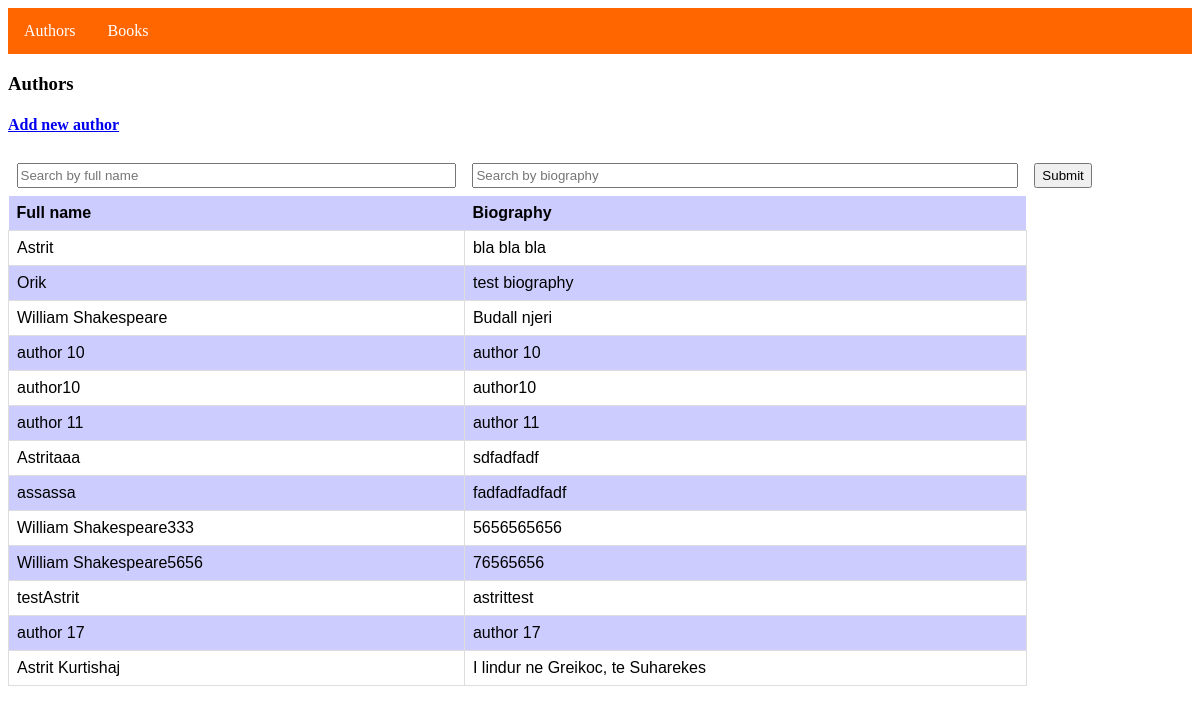
Screenshot of /authors/ with the database file from the repository.
### authors/models.py (models this page shows, shortened)
class Author(models.Model):
    full_name = models.CharField(max_length=300)
    biography = models.TextField()

### authors/views.py (the view)
# urls.py: path('', views.HomeView.as_view(), name="home"),
class HomeView(generic.ListView):
    model = Author
    template_name = 'authors/home.html'
    context_object_name = 'authors'
    def get_queryset(self):
        fields = {'full_name': 'full_name__icontains'}
        kwargs = {fields[name]: value for name, value in self.request.GET.items() if name in fields and value}
        return self.model.objects.filter(**kwargs) if kwargs else self.model.objects.all()

### authors/templates/authors/home.html (shortened to what this page needs)
{% extends 'base.html' %}
{% block content %}
    <h3>Authors</h3>
    <h4><a href="{% url 'authors:create' %}">Add new author</a></h4>
    <table>
         <tr class="filter">
            <form action="{% url 'authors:home' %}">
                <th><input type="text" name="full_name" placeholder="Search by full name"></th>
                <th><input type="text" name="biography" placeholder="Search by biography"></th>
                <th><input type="submit"></th>
            </form>
        </tr>
        <tr class="filter">
            <th>Full name</th>
            <th>Biography</th>
        </tr>
        {% for author in authors %}
        <tr>
            <td>{{ author.full_name }}</td>
            <td>{{ author.biography }}</td>
        </tr>
        {% endfor %}
    </table>
{% endblock %}

### library/static/css/style.css (style rules this page uses)
table { font-family: arial, sans-serif; border-collapse: collapse; width: 100%; }
td, th { border: 1px solid #dddddd; text-align: left; padding: 8px; }
tr:nth-child(even) { background-color: #ccccff; }
input[type='text'] { width: 100%; height: 25px }
tr.filter th { border-style: none; }
input[type='submit'] { height: 25px; }

### rows the page displays
Author: full_name "Astrit", biography "bla bla bla"
Author: full_name "Orik", biography "test biography"
Author: full_name "William Shakespeare", biography "Budall njeri"
Author: full_name "author 10", biography "author 10"
Author: full_name "author10", biography "author10"
Author: full_name "author 11", biography "author 11"
Author: full_name "Astritaaa", biography "sdfadfadf"
Author: full_name "assassa", biography "fadfadfadfadf"
Author: full_name "William Shakespeare333", biography "5656565656"
Author: full_name "William Shakespeare5656", biography "76565656"
Author: full_name "testAstrit", biography "astrittest"
Author: full_name "author 17", biography "author 17"
Author: full_name "Astrit Kurtishaj", biography "I lindur ne Greikoc, te Suharekes"
